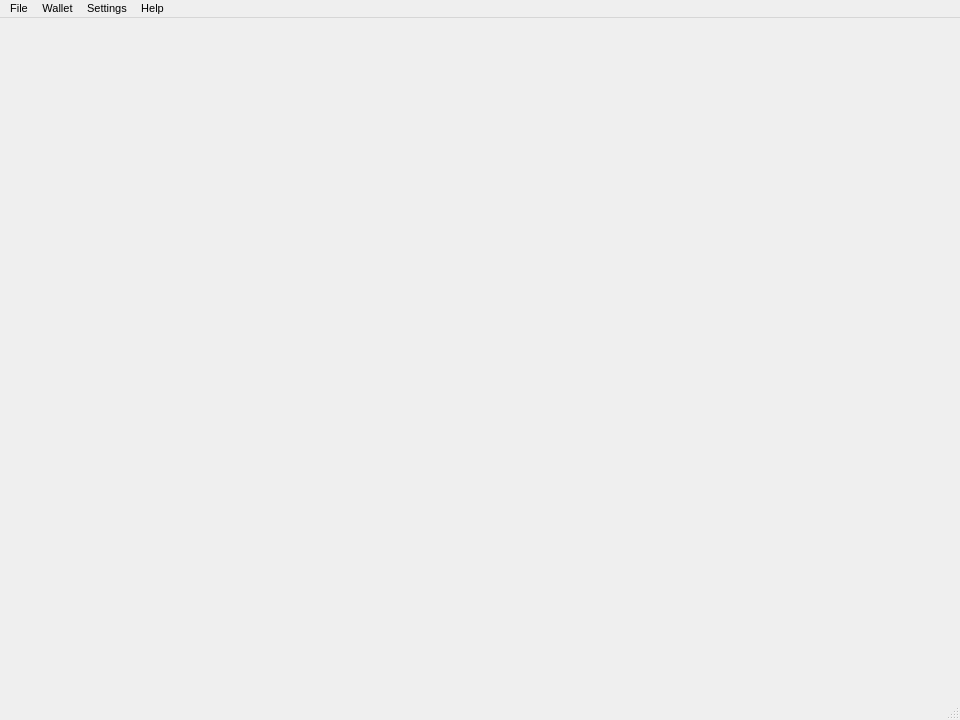
<?xml version="1.0" encoding="UTF-8"?>
<ui version="4.0">
 <class>MainWindow</class>
 <widget class="QMainWindow" name="MainWindow">
  <property name="geometry">
   <rect>
    <x>0</x>
    <y>0</y>
    <width>960</width>
    <height>720</height>
   </rect>
  </property>
  <property name="sizePolicy">
   <sizepolicy hsizetype="Preferred" vsizetype="Preferred">
    <horstretch>0</horstretch>
    <verstretch>0</verstretch>
   </sizepolicy>
  </property>
  <property name="minimumSize">
   <size>
    <width>960</width>
    <height>720</height>
   </size>
  </property>
  <property name="maximumSize">
   <size>
    <width>16777215</width>
    <height>16777215</height>
   </size>
  </property>
  <property name="baseSize">
   <size>
    <width>960</width>
    <height>720</height>
   </size>
  </property>
  <property name="font">
   <font>
    <pointsize>8</pointsize>
   </font>
  </property>
  <property name="windowTitle">
   <string>MainWindow</string>
  </property>
  <property name="windowIcon">
   <iconset resource="../../resources.qrc">
    <normaloff>:/images/discrete</normaloff>:/images/discrete</iconset>
  </property>
  <widget class="QWidget" name="centralwidget">
   <property name="sizePolicy">
    <sizepolicy hsizetype="Expanding" vsizetype="Expanding">
     <horstretch>0</horstretch>
     <verstretch>0</verstretch>
    </sizepolicy>
   </property>
   <layout class="QGridLayout" name="gridLayout">
    <property name="leftMargin">
     <number>0</number>
    </property>
    <property name="topMargin">
     <number>0</number>
    </property>
    <property name="rightMargin">
     <number>0</number>
    </property>
    <property name="bottomMargin">
     <number>0</number>
    </property>
    <property name="spacing">
     <number>0</number>
    </property>
    <item row="1" column="5">
     <widget class="WalletGui::NoWalletFrame" name="m_noWalletFrame" native="true">
      <property name="sizePolicy">
       <sizepolicy hsizetype="Preferred" vsizetype="Expanding">
        <horstretch>0</horstretch>
        <verstretch>0</verstretch>
       </sizepolicy>
      </property>
     </widget>
    </item>
    <item row="1" column="4">
     <widget class="WalletGui::AddressBookFrame" name="m_addressBookFrame">
      <property name="sizePolicy">
       <sizepolicy hsizetype="Preferred" vsizetype="Expanding">
        <horstretch>0</horstretch>
        <verstretch>0</verstretch>
       </sizepolicy>
      </property>
      <property name="frameShape">
       <enum>QFrame::Shape::NoFrame</enum>
      </property>
      <property name="frameShadow">
       <enum>QFrame::Shadow::Raised</enum>
      </property>
     </widget>
    </item>
    <item row="1" column="0">
     <widget class="WalletGui::TransactionsFrame" name="m_transactionsFrame">
      <property name="sizePolicy">
       <sizepolicy hsizetype="Preferred" vsizetype="Expanding">
        <horstretch>0</horstretch>
        <verstretch>0</verstretch>
       </sizepolicy>
      </property>
      <property name="frameShape">
       <enum>QFrame::Shape::NoFrame</enum>
      </property>
      <property name="frameShadow">
       <enum>QFrame::Shadow::Raised</enum>
      </property>
     </widget>
    </item>
    <item row="1" column="1">
     <widget class="WalletGui::SendFrame" name="m_sendFrame">
      <property name="sizePolicy">
       <sizepolicy hsizetype="Preferred" vsizetype="Expanding">
        <horstretch>0</horstretch>
        <verstretch>0</verstretch>
       </sizepolicy>
      </property>
      <property name="frameShape">
       <enum>QFrame::Shape::NoFrame</enum>
      </property>
      <property name="frameShadow">
       <enum>QFrame::Shadow::Raised</enum>
      </property>
     </widget>
    </item>
    <item row="1" column="6">
     <widget class="WalletGui::MiningFrame" name="m_miningFrame">
      <property name="sizePolicy">
       <sizepolicy hsizetype="Preferred" vsizetype="Expanding">
        <horstretch>0</horstretch>
        <verstretch>0</verstretch>
       </sizepolicy>
      </property>
      <property name="minimumSize">
       <size>
        <width>0</width>
        <height>480</height>
       </size>
      </property>
      <property name="frameShape">
       <enum>QFrame::Shape::NoFrame</enum>
      </property>
      <property name="frameShadow">
       <enum>QFrame::Shadow::Raised</enum>
      </property>
     </widget>
    </item>
    <item row="1" column="2">
     <widget class="WalletGui::ReceiveFrame" name="m_receiveFrame">
      <property name="sizePolicy">
       <sizepolicy hsizetype="Preferred" vsizetype="Expanding">
        <horstretch>0</horstretch>
        <verstretch>0</verstretch>
       </sizepolicy>
      </property>
      <property name="frameShape">
       <enum>QFrame::Shape::NoFrame</enum>
      </property>
      <property name="frameShadow">
       <enum>QFrame::Shadow::Raised</enum>
      </property>
     </widget>
    </item>
    <item row="0" column="0" colspan="8">
     <widget class="WalletGui::AccountFrame" name="m_accountFrame">
      <property name="frameShape">
       <enum>QFrame::Shape::NoFrame</enum>
      </property>
      <property name="frameShadow">
       <enum>QFrame::Shadow::Raised</enum>
      </property>
     </widget>
    </item>
   </layout>
  </widget>
  <widget class="QMenuBar" name="menubar">
   <property name="geometry">
    <rect>
     <x>0</x>
     <y>0</y>
     <width>960</width>
     <height>22</height>
    </rect>
   </property>
   <widget class="QMenu" name="menuFile">
    <property name="title">
     <string>File</string>
    </property>
    <widget class="QMenu" name="menuRecent_wallets">
     <property name="title">
      <string>Recent wallets</string>
     </property>
    </widget>
    <addaction name="m_createWalletAction"/>
    <addaction name="m_openWalletAction"/>
    <addaction name="menuRecent_wallets"/>
    <addaction name="m_backupWalletAction"/>
    <addaction name="m_closeWalletAction"/>
    <addaction name="m_lockWalletAction"/>
    <addaction name="separator"/>
    <addaction name="m_openUriAction"/>
    <addaction name="m_openLogFileAction"/>
    <addaction name="separator"/>
    <addaction name="m_signMessageAction"/>
    <addaction name="m_verifySignedMessageAction"/>
    <addaction name="separator"/>
    <addaction name="m_exitAction"/>
   </widget>
   <widget class="QMenu" name="menuSettings">
    <property name="title">
     <string>Settings</string>
    </property>
    <widget class="QMenu" name="menuLanguage">
     <property name="title">
      <string>Language</string>
     </property>
    </widget>
    <addaction name="menuLanguage"/>
    <addaction name="m_connectionSettingsAction"/>
    <addaction name="m_walletRpcAction"/>
    <addaction name="separator"/>
    <addaction name="m_hideEverythingOnLocked"/>
    <addaction name="m_miningOnLaunchAction"/>
    <addaction name="separator"/>
    <addaction name="m_startOnLoginAction"/>
    <addaction name="m_minimizeToTrayAction"/>
    <addaction name="m_closeToTrayAction"/>
   </widget>
   <widget class="QMenu" name="menuHelp">
    <property name="title">
     <string>Help</string>
    </property>
    <addaction name="m_aboutCryptonoteAction"/>
    <addaction name="m_aboutQtAction"/>
    <addaction name="actionHelp"/>
    <addaction name="m_infoAction"/>
   </widget>
   <widget class="QMenu" name="menuWallet">
    <property name="title">
     <string>Wallet</string>
    </property>
    <addaction name="m_encryptWalletAction"/>
    <addaction name="m_changePasswordAction"/>
    <addaction name="separator"/>
    <addaction name="m_showMnemonicSeedAction"/>
    <addaction name="m_showPrivateKey"/>
    <addaction name="m_exportTrackingKeyAction"/>
    <addaction name="separator"/>
    <addaction name="m_restoreFromMnemonicSeedAction"/>
    <addaction name="m_importKeyAction"/>
    <addaction name="m_importTrackingKeyAction"/>
    <addaction name="separator"/>
    <addaction name="m_resetAction"/>
   </widget>
   <addaction name="menuFile"/>
   <addaction name="menuWallet"/>
   <addaction name="menuSettings"/>
   <addaction name="menuHelp"/>
  </widget>
  <widget class="QStatusBar" name="statusBar"/>
  <action name="m_sendAction">
   <property name="checkable">
    <bool>true</bool>
   </property>
   <property name="enabled">
    <bool>true</bool>
   </property>
   <property name="icon">
    <iconset resource="../../resources.qrc">
     <normaloff>:/icons/send</normaloff>:/icons/send</iconset>
   </property>
   <property name="text">
    <string>Send</string>
   </property>
  </action>
  <action name="m_receiveAction">
   <property name="checkable">
    <bool>true</bool>
   </property>
   <property name="enabled">
    <bool>true</bool>
   </property>
   <property name="icon">
    <iconset resource="../../resources.qrc">
     <normaloff>:/icons/receive</normaloff>:/icons/receive</iconset>
   </property>
   <property name="text">
    <string>Receive</string>
   </property>
  </action>
  <action name="m_transactionsAction">
   <property name="checkable">
    <bool>true</bool>
   </property>
   <property name="enabled">
    <bool>true</bool>
   </property>
   <property name="icon">
    <iconset resource="../../resources.qrc">
     <normaloff>:/icons/transactions</normaloff>:/icons/transactions</iconset>
   </property>
   <property name="text">
    <string>History</string>
   </property>
  </action>
  <action name="m_exitAction">
   <property name="enabled">
    <bool>true</bool>
   </property>
   <property name="text">
    <string>Exit</string>
   </property>
   <property name="shortcut">
    <string>Ctrl+Q</string>
   </property>
  </action>
  <action name="m_addressBookAction">
   <property name="checkable">
    <bool>true</bool>
   </property>
   <property name="enabled">
    <bool>true</bool>
   </property>
   <property name="icon">
    <iconset resource="../../resources.qrc">
     <normaloff>:/icons/address-book</normaloff>:/icons/address-book</iconset>
   </property>
   <property name="text">
    <string>Contacts</string>
   </property>
  </action>
  <action name="m_createWalletAction">
   <property name="enabled">
    <bool>true</bool>
   </property>
   <property name="text">
    <string>Create wallet</string>
   </property>
  </action>
  <action name="m_openWalletAction">
   <property name="enabled">
    <bool>true</bool>
   </property>
   <property name="text">
    <string>Open wallet</string>
   </property>
  </action>
  <action name="m_encryptWalletAction">
   <property name="enabled">
    <bool>true</bool>
   </property>
   <property name="text">
    <string>Encrypt wallet</string>
   </property>
  </action>
  <action name="m_changePasswordAction">
   <property name="enabled">
    <bool>true</bool>
   </property>
   <property name="text">
    <string>Change password</string>
   </property>
   <property name="toolTip">
    <string>Change password</string>
   </property>
  </action>
  <action name="m_aboutCryptonoteAction">
   <property name="enabled">
    <bool>true</bool>
   </property>
   <property name="text">
    <string>About</string>
   </property>
  </action>
  <action name="m_aboutQtAction">
   <property name="enabled">
    <bool>true</bool>
   </property>
   <property name="text">
    <string>About Qt</string>
   </property>
  </action>
  <action name="m_backupWalletAction">
   <property name="enabled">
    <bool>true</bool>
   </property>
   <property name="text">
    <string>Backup wallet</string>
   </property>
  </action>
  <action name="m_startOnLoginAction">
   <property name="checkable">
    <bool>true</bool>
   </property>
   <property name="text">
    <string>Start on system login</string>
   </property>
  </action>
  <action name="m_minimizeToTrayAction">
   <property name="checkable">
    <bool>true</bool>
   </property>
   <property name="text">
    <string>Minimize to tray</string>
   </property>
  </action>
  <action name="m_closeToTrayAction">
   <property name="checkable">
    <bool>true</bool>
   </property>
   <property name="text">
    <string>Close to tray</string>
   </property>
  </action>
  <action name="m_importKeyAction">
   <property name="text">
    <string>Import private key</string>
   </property>
  </action>
  <action name="m_miningAction">
   <property name="checkable">
    <bool>true</bool>
   </property>
   <property name="icon">
    <iconset resource="../../resources.qrc">
     <normaloff>:/icons/mining</normaloff>:/icons/mining</iconset>
   </property>
   <property name="text">
    <string>Mining</string>
   </property>
  </action>
  <action name="m_resetAction">
   <property name="text">
    <string>Reset wallet</string>
   </property>
   <property name="toolTip">
    <string>Reset wallet</string>
   </property>
  </action>
  <action name="m_showPrivateKey">
   <property name="text">
    <string>Export private key</string>
   </property>
  </action>
  <action name="actionHelp">
   <property name="text">
    <string>Help</string>
   </property>
   <property name="shortcut">
    <string>F1</string>
   </property>
  </action>
  <action name="m_connectionSettingsAction">
   <property name="text">
    <string>Connection</string>
   </property>
  </action>
  <action name="m_openUriAction">
   <property name="text">
    <string>Open payment request</string>
   </property>
  </action>
  <action name="m_exportTrackingKeyAction">
   <property name="text">
    <string>Export tracking key</string>
   </property>
  </action>
  <action name="m_importTrackingKeyAction">
   <property name="text">
    <string>Import tracking key</string>
   </property>
  </action>
  <action name="m_closeWalletAction">
   <property name="text">
    <string>Close wallet</string>
   </property>
  </action>
  <action name="m_recentWalletsAction">
   <property name="text">
    <string>Recent wallets</string>
   </property>
  </action>
  <action name="actionStatus">
   <property name="text">
    <string>Information</string>
   </property>
  </action>
  <action name="m_openLogFileAction">
   <property name="text">
    <string>Open log file</string>
   </property>
  </action>
  <action name="m_showMnemonicSeedAction">
   <property name="enabled">
    <bool>true</bool>
   </property>
   <property name="text">
    <string>Show mnemonic seed</string>
   </property>
  </action>
  <action name="m_restoreFromMnemonicSeedAction">
   <property name="text">
    <string>Restore from mnemonic seed</string>
   </property>
  </action>
  <action name="m_miningOnLaunchAction">
   <property name="checkable">
    <bool>true</bool>
   </property>
   <property name="text">
    <string>Start mining automatically</string>
   </property>
  </action>
  <action name="m_signMessageAction">
   <property name="text">
    <string>Sign message</string>
   </property>
  </action>
  <action name="m_verifySignedMessageAction">
   <property name="text">
    <string>Verify signed message</string>
   </property>
  </action>
  <action name="m_lockWalletAction">
   <property name="text">
    <string>Lock wallet</string>
   </property>
   <property name="shortcut">
    <string>Ctrl+L</string>
   </property>
  </action>
  <action name="m_hideEverythingOnLocked">
   <property name="checkable">
    <bool>true</bool>
   </property>
   <property name="text">
    <string>Hide everything when wallet is locked</string>
   </property>
  </action>
  <action name="m_infoAction">
   <property name="text">
    <string>Information</string>
   </property>
  </action>
  <action name="m_walletRpcAction">
   <property name="text">
    <string>Wallet RPC interface</string>
   </property>
  </action>
 </widget>
 <customwidgets>
  <customwidget>
   <class>WalletGui::SendFrame</class>
   <extends>QFrame</extends>
   <header>gui/SendFrame.h</header>
   <container>1</container>
  </customwidget>
  <customwidget>
   <class>WalletGui::AccountFrame</class>
   <extends>QFrame</extends>
   <header>gui/AccountFrame.h</header>
   <container>1</container>
  </customwidget>
  <customwidget>
   <class>WalletGui::TransactionsFrame</class>
   <extends>QFrame</extends>
   <header>gui/TransactionsFrame.h</header>
   <container>1</container>
  </customwidget>
  <customwidget>
   <class>WalletGui::AddressBookFrame</class>
   <extends>QFrame</extends>
   <header>gui/AddressBookFrame.h</header>
   <container>1</container>
  </customwidget>
  <customwidget>
   <class>WalletGui::MiningFrame</class>
   <extends>QFrame</extends>
   <header>gui/MiningFrame.h</header>
   <container>1</container>
  </customwidget>
  <customwidget>
   <class>WalletGui::ReceiveFrame</class>
   <extends>QFrame</extends>
   <header>gui/ReceiveFrame.h</header>
   <container>1</container>
  </customwidget>
  <customwidget>
   <class>WalletGui::NoWalletFrame</class>
   <extends>QWidget</extends>
   <header>gui/NoWalletFrame.h</header>
   <container>1</container>
  </customwidget>
 </customwidgets>
 <resources>
  <include location="../../resources.qrc"/>
 </resources>
 <connections>
  <connection>
   <sender>m_createWalletAction</sender>
   <signal>triggered()</signal>
   <receiver>MainWindow</receiver>
   <slot>createWallet()</slot>
   <hints>
    <hint type="sourcelabel">
     <x>-1</x>
     <y>-1</y>
    </hint>
    <hint type="destinationlabel">
     <x>449</x>
     <y>299</y>
    </hint>
   </hints>
  </connection>
  <connection>
   <sender>m_openWalletAction</sender>
   <signal>triggered()</signal>
   <receiver>MainWindow</receiver>
   <slot>openWallet()</slot>
   <hints>
    <hint type="sourcelabel">
     <x>-1</x>
     <y>-1</y>
    </hint>
    <hint type="destinationlabel">
     <x>449</x>
     <y>299</y>
    </hint>
   </hints>
  </connection>
  <connection>
   <sender>m_encryptWalletAction</sender>
   <signal>triggered()</signal>
   <receiver>MainWindow</receiver>
   <slot>encryptWallet()</slot>
   <hints>
    <hint type="sourcelabel">
     <x>-1</x>
     <y>-1</y>
    </hint>
    <hint type="destinationlabel">
     <x>449</x>
     <y>299</y>
    </hint>
   </hints>
  </connection>
  <connection>
   <sender>m_changePasswordAction</sender>
   <signal>triggered()</signal>
   <receiver>MainWindow</receiver>
   <slot>encryptWallet()</slot>
   <hints>
    <hint type="sourcelabel">
     <x>-1</x>
     <y>-1</y>
    </hint>
    <hint type="destinationlabel">
     <x>449</x>
     <y>299</y>
    </hint>
   </hints>
  </connection>
  <connection>
   <sender>m_aboutQtAction</sender>
   <signal>triggered()</signal>
   <receiver>MainWindow</receiver>
   <slot>aboutQt()</slot>
   <hints>
    <hint type="sourcelabel">
     <x>-1</x>
     <y>-1</y>
    </hint>
    <hint type="destinationlabel">
     <x>449</x>
     <y>299</y>
    </hint>
   </hints>
  </connection>
  <connection>
   <sender>m_backupWalletAction</sender>
   <signal>triggered()</signal>
   <receiver>MainWindow</receiver>
   <slot>backupWallet()</slot>
   <hints>
    <hint type="sourcelabel">
     <x>-1</x>
     <y>-1</y>
    </hint>
    <hint type="destinationlabel">
     <x>449</x>
     <y>299</y>
    </hint>
   </hints>
  </connection>
  <connection>
   <sender>m_aboutCryptonoteAction</sender>
   <signal>triggered()</signal>
   <receiver>MainWindow</receiver>
   <slot>about()</slot>
   <hints>
    <hint type="sourcelabel">
     <x>-1</x>
     <y>-1</y>
    </hint>
    <hint type="destinationlabel">
     <x>459</x>
     <y>299</y>
    </hint>
   </hints>
  </connection>
  <connection>
   <sender>m_startOnLoginAction</sender>
   <signal>triggered(bool)</signal>
   <receiver>MainWindow</receiver>
   <slot>setStartOnLogin(bool)</slot>
   <hints>
    <hint type="sourcelabel">
     <x>-1</x>
     <y>-1</y>
    </hint>
    <hint type="destinationlabel">
     <x>459</x>
     <y>299</y>
    </hint>
   </hints>
  </connection>
  <connection>
   <sender>m_minimizeToTrayAction</sender>
   <signal>triggered(bool)</signal>
   <receiver>MainWindow</receiver>
   <slot>setMinimizeToTray(bool)</slot>
   <hints>
    <hint type="sourcelabel">
     <x>-1</x>
     <y>-1</y>
    </hint>
    <hint type="destinationlabel">
     <x>459</x>
     <y>299</y>
    </hint>
   </hints>
  </connection>
  <connection>
   <sender>m_closeToTrayAction</sender>
   <signal>triggered(bool)</signal>
   <receiver>MainWindow</receiver>
   <slot>setCloseToTray(bool)</slot>
   <hints>
    <hint type="sourcelabel">
     <x>-1</x>
     <y>-1</y>
    </hint>
    <hint type="destinationlabel">
     <x>459</x>
     <y>299</y>
    </hint>
   </hints>
  </connection>
  <connection>
   <sender>m_resetAction</sender>
   <signal>triggered()</signal>
   <receiver>MainWindow</receiver>
   <slot>resetWallet()</slot>
   <hints>
    <hint type="sourcelabel">
     <x>-1</x>
     <y>-1</y>
    </hint>
    <hint type="destinationlabel">
     <x>506</x>
     <y>301</y>
    </hint>
   </hints>
  </connection>
  <connection>
   <sender>m_importKeyAction</sender>
   <signal>triggered()</signal>
   <receiver>MainWindow</receiver>
   <slot>importKey()</slot>
   <hints>
    <hint type="sourcelabel">
     <x>-1</x>
     <y>-1</y>
    </hint>
    <hint type="destinationlabel">
     <x>459</x>
     <y>299</y>
    </hint>
   </hints>
  </connection>
  <connection>
   <sender>m_showPrivateKey</sender>
   <signal>triggered()</signal>
   <receiver>MainWindow</receiver>
   <slot>showPrivateKeys()</slot>
   <hints>
    <hint type="sourcelabel">
     <x>-1</x>
     <y>-1</y>
    </hint>
    <hint type="destinationlabel">
     <x>459</x>
     <y>299</y>
    </hint>
   </hints>
  </connection>
  <connection>
   <sender>actionHelp</sender>
   <signal>triggered()</signal>
   <receiver>MainWindow</receiver>
   <slot>DisplayCmdLineHelp()</slot>
   <hints>
    <hint type="sourcelabel">
     <x>-1</x>
     <y>-1</y>
    </hint>
    <hint type="destinationlabel">
     <x>494</x>
     <y>319</y>
    </hint>
   </hints>
  </connection>
  <connection>
   <sender>m_connectionSettingsAction</sender>
   <signal>triggered()</signal>
   <receiver>MainWindow</receiver>
   <slot>openConnectionSettings()</slot>
   <hints>
    <hint type="sourcelabel">
     <x>-1</x>
     <y>-1</y>
    </hint>
    <hint type="destinationlabel">
     <x>494</x>
     <y>319</y>
    </hint>
   </hints>
  </connection>
  <connection>
   <sender>m_transactionsAction</sender>
   <signal>toggled(bool)</signal>
   <receiver>m_transactionsFrame</receiver>
   <slot>setVisible(bool)</slot>
   <hints>
    <hint type="sourcelabel">
     <x>-1</x>
     <y>-1</y>
    </hint>
    <hint type="destinationlabel">
     <x>787</x>
     <y>333</y>
    </hint>
   </hints>
  </connection>
  <connection>
   <sender>m_sendAction</sender>
   <signal>toggled(bool)</signal>
   <receiver>m_sendFrame</receiver>
   <slot>setVisible(bool)</slot>
   <hints>
    <hint type="sourcelabel">
     <x>-1</x>
     <y>-1</y>
    </hint>
    <hint type="destinationlabel">
     <x>337</x>
     <y>333</y>
    </hint>
   </hints>
  </connection>
  <connection>
   <sender>m_miningAction</sender>
   <signal>toggled(bool)</signal>
   <receiver>m_miningFrame</receiver>
   <slot>setVisible(bool)</slot>
   <hints>
    <hint type="sourcelabel">
     <x>-1</x>
     <y>-1</y>
    </hint>
    <hint type="destinationlabel">
     <x>862</x>
     <y>322</y>
    </hint>
   </hints>
  </connection>
  <connection>
   <sender>m_addressBookAction</sender>
   <signal>toggled(bool)</signal>
   <receiver>m_addressBookFrame</receiver>
   <slot>setVisible(bool)</slot>
   <hints>
    <hint type="sourcelabel">
     <x>-1</x>
     <y>-1</y>
    </hint>
    <hint type="destinationlabel">
     <x>809</x>
     <y>320</y>
    </hint>
   </hints>
  </connection>
  <connection>
   <sender>m_receiveAction</sender>
   <signal>toggled(bool)</signal>
   <receiver>m_receiveFrame</receiver>
   <slot>setVisible(bool)</slot>
   <hints>
    <hint type="sourcelabel">
     <x>-1</x>
     <y>-1</y>
    </hint>
    <hint type="destinationlabel">
     <x>562</x>
     <y>333</y>
    </hint>
   </hints>
  </connection>
  <connection>
   <sender>m_openUriAction</sender>
   <signal>triggered()</signal>
   <receiver>m_sendFrame</receiver>
   <slot>openUriClicked()</slot>
   <hints>
    <hint type="sourcelabel">
     <x>-1</x>
     <y>-1</y>
    </hint>
    <hint type="destinationlabel">
     <x>316</x>
     <y>310</y>
    </hint>
   </hints>
  </connection>
  <connection>
   <sender>m_exportTrackingKeyAction</sender>
   <signal>triggered()</signal>
   <receiver>MainWindow</receiver>
   <slot>exportTrackingKey()</slot>
   <hints>
    <hint type="sourcelabel">
     <x>-1</x>
     <y>-1</y>
    </hint>
    <hint type="destinationlabel">
     <x>489</x>
     <y>274</y>
    </hint>
   </hints>
  </connection>
  <connection>
   <sender>m_importTrackingKeyAction</sender>
   <signal>triggered()</signal>
   <receiver>MainWindow</receiver>
   <slot>importTrackingKey()</slot>
   <hints>
    <hint type="sourcelabel">
     <x>-1</x>
     <y>-1</y>
    </hint>
    <hint type="destinationlabel">
     <x>489</x>
     <y>274</y>
    </hint>
   </hints>
  </connection>
  <connection>
   <sender>m_closeWalletAction</sender>
   <signal>triggered()</signal>
   <receiver>MainWindow</receiver>
   <slot>closeWallet()</slot>
   <hints>
    <hint type="sourcelabel">
     <x>-1</x>
     <y>-1</y>
    </hint>
    <hint type="destinationlabel">
     <x>489</x>
     <y>274</y>
    </hint>
   </hints>
  </connection>
  <connection>
   <sender>m_openLogFileAction</sender>
   <signal>triggered()</signal>
   <receiver>MainWindow</receiver>
   <slot>openLogFile()</slot>
   <hints>
    <hint type="sourcelabel">
     <x>-1</x>
     <y>-1</y>
    </hint>
    <hint type="destinationlabel">
     <x>489</x>
     <y>274</y>
    </hint>
   </hints>
  </connection>
  <connection>
   <sender>m_showMnemonicSeedAction</sender>
   <signal>triggered()</signal>
   <receiver>MainWindow</receiver>
   <slot>showMnemonicSeed()</slot>
   <hints>
    <hint type="sourcelabel">
     <x>-1</x>
     <y>-1</y>
    </hint>
    <hint type="destinationlabel">
     <x>489</x>
     <y>274</y>
    </hint>
   </hints>
  </connection>
  <connection>
   <sender>m_restoreFromMnemonicSeedAction</sender>
   <signal>triggered()</signal>
   <receiver>MainWindow</receiver>
   <slot>restoreFromMnemonicSeed()</slot>
   <hints>
    <hint type="sourcelabel">
     <x>-1</x>
     <y>-1</y>
    </hint>
    <hint type="destinationlabel">
     <x>489</x>
     <y>274</y>
    </hint>
   </hints>
  </connection>
  <connection>
   <sender>m_signMessageAction</sender>
   <signal>triggered()</signal>
   <receiver>MainWindow</receiver>
   <slot>signMessage()</slot>
   <hints>
    <hint type="sourcelabel">
     <x>-1</x>
     <y>-1</y>
    </hint>
    <hint type="destinationlabel">
     <x>489</x>
     <y>274</y>
    </hint>
   </hints>
  </connection>
  <connection>
   <sender>m_verifySignedMessageAction</sender>
   <signal>triggered()</signal>
   <receiver>MainWindow</receiver>
   <slot>verifyMessage()</slot>
   <hints>
    <hint type="sourcelabel">
     <x>-1</x>
     <y>-1</y>
    </hint>
    <hint type="destinationlabel">
     <x>489</x>
     <y>274</y>
    </hint>
   </hints>
  </connection>
  <connection>
   <sender>m_miningOnLaunchAction</sender>
   <signal>triggered(bool)</signal>
   <receiver>MainWindow</receiver>
   <slot>setMiningOnLaunch(bool)</slot>
   <hints>
    <hint type="sourcelabel">
     <x>-1</x>
     <y>-1</y>
    </hint>
    <hint type="destinationlabel">
     <x>489</x>
     <y>274</y>
    </hint>
   </hints>
  </connection>
  <connection>
   <sender>m_miningAction</sender>
   <signal>triggered()</signal>
   <receiver>m_noWalletFrame</receiver>
   <slot>hide()</slot>
   <hints>
    <hint type="sourcelabel">
     <x>-1</x>
     <y>-1</y>
    </hint>
    <hint type="destinationlabel">
     <x>489</x>
     <y>274</y>
    </hint>
   </hints>
  </connection>
  <connection>
   <sender>m_lockWalletAction</sender>
   <signal>triggered()</signal>
   <receiver>MainWindow</receiver>
   <slot>lockWalletWithPassword()</slot>
   <hints>
    <hint type="sourcelabel">
     <x>-1</x>
     <y>-1</y>
    </hint>
    <hint type="destinationlabel">
     <x>489</x>
     <y>274</y>
    </hint>
   </hints>
  </connection>
  <connection>
   <sender>m_hideEverythingOnLocked</sender>
   <signal>triggered(bool)</signal>
   <receiver>MainWindow</receiver>
   <slot>hideEverythingOnLocked(bool)</slot>
   <hints>
    <hint type="sourcelabel">
     <x>-1</x>
     <y>-1</y>
    </hint>
    <hint type="destinationlabel">
     <x>489</x>
     <y>274</y>
    </hint>
   </hints>
  </connection>
  <connection>
   <sender>m_infoAction</sender>
   <signal>triggered()</signal>
   <receiver>MainWindow</receiver>
   <slot>showStatusInfo()</slot>
   <hints>
    <hint type="sourcelabel">
     <x>-1</x>
     <y>-1</y>
    </hint>
    <hint type="destinationlabel">
     <x>489</x>
     <y>274</y>
    </hint>
   </hints>
  </connection>
  <connection>
   <sender>m_walletRpcAction</sender>
   <signal>triggered()</signal>
   <receiver>MainWindow</receiver>
   <slot>openWalletRpcSettings()</slot>
   <hints>
    <hint type="sourcelabel">
     <x>-1</x>
     <y>-1</y>
    </hint>
    <hint type="destinationlabel">
     <x>419</x>
     <y>314</y>
    </hint>
   </hints>
  </connection>
 </connections>
 <slots>
  <slot>createWallet()</slot>
  <slot>openWallet()</slot>
  <slot>encryptWallet()</slot>
  <slot>aboutQt()</slot>
  <slot>backupWallet()</slot>
  <slot>about()</slot>
  <slot>setStartOnLogin(bool)</slot>
  <slot>setMinimizeToTray(bool)</slot>
  <slot>setCloseToTray(bool)</slot>
  <slot>importKey()</slot>
  <slot>resetWallet()</slot>
  <slot>showPrivateKeys()</slot>
  <slot>DisplayCmdLineHelp()</slot>
  <slot>openConnectionSettings()</slot>
  <slot>openWalletRpcSettings()</slot>
  <slot>showStatusInfo()</slot>
  <slot>lockWalletWithPassword()</slot>
  <slot>hideEverythingOnLocked(bool)</slot>
  <slot>exportTrackingKey()</slot>
  <slot>importTrackingKey()</slot>
  <slot>showMnemonicSeed()</slot>
  <slot>restoreFromMnemonicSeed()</slot>
  <slot>openLogFile()</slot>
  <slot>closeWallet()</slot>
  <slot>signMessage()</slot>
  <slot>verifyMessage()</slot>
  <slot>setMiningOnLaunch(bool)</slot>
 </slots>
</ui>
